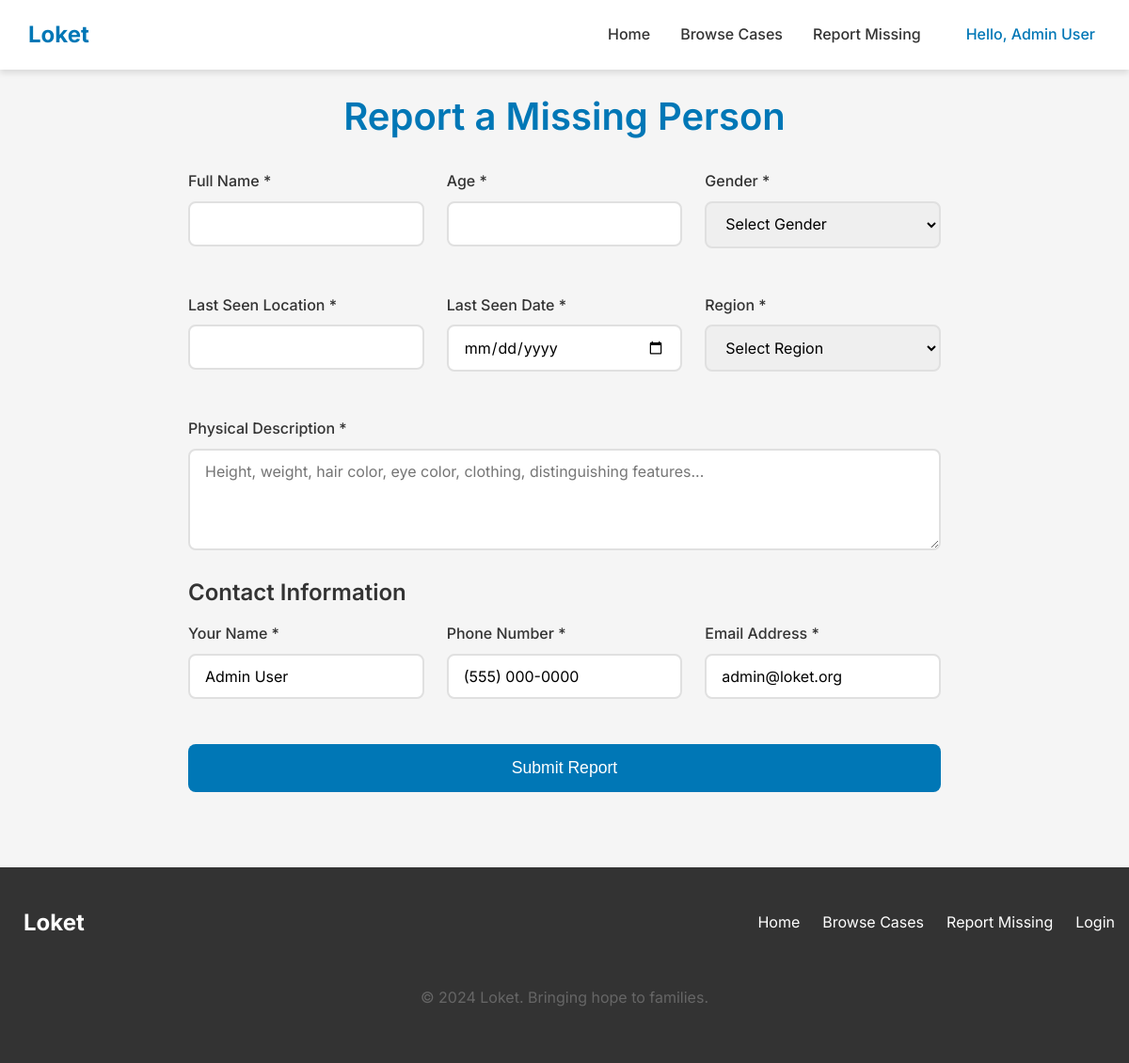
Page /report-missing (signed in) on the committed database.
### models.py (models this page shows, shortened)
class User(UserMixin, db.Model):
    id = db.Column(db.Integer, primary_key=True)
    name = db.Column(db.String(100), nullable=False)
    email = db.Column(db.String(100), unique=True, nullable=False)
    password_hash = db.Column(db.String(200), nullable=False)
    phone = db.Column(db.String(20), nullable=False)
    role = db.Column(db.String(20), default='user')
    date_joined = db.Column(db.DateTime, default=datetime.utcnow)
    missing_persons = db.relationship('MissingPerson', backref='reporter', lazy=True)

### app.py (the view, shortened to what this page needs)
@app.route('/report-missing', methods=['GET', 'POST'])
@login_required
def report_missing():
    return render_template('report.html')

### app.py (called while the page is built)
@login_manager.user_loader
def load_user(user_id):
    return User.query.get(int(user_id))

### templates/report.html (shortened to what this page needs)
{% extends "base.html" %}
{% block content %}
<section class="report-section">
    <div class="container">
        <h2>Report a Missing Person</h2>
        <form method="POST" class="report-form">
            <div class="form-grid">
                <div class="form-group">
                    <label for="name">Full Name *</label>
                    <input type="text" id="name" name="name" required>
                </div>
                <div class="form-group">
                    <label for="age">Age *</label>
                    <input type="number" id="age" name="age" required min="1" max="120">
                </div>
                <div class="form-group">
                    <label for="gender">Gender *</label>
                    <select id="gender" name="gender" required>
                        <option value="">Select Gender</option>
                    </select>
                </div>
                <div class="form-group">
                    <label for="last_seen">Last Seen Location *</label>
                    <input type="text" id="last_seen" name="last_seen" required>
                </div>
                <div class="form-group">
                    <label for="last_seen_date">Last Seen Date *</label>
                    <input type="date" id="last_seen_date" name="last_seen_date" required>
                </div>
                <div class="form-group">
                    <label for="region">Region *</label>
                    <select id="region" name="region" required>
                        <option value="">Select Region</option>
                    </select>
                </div>
            </div>
            <div class="form-group full-width">
                <label for="description">Physical Description *</label>
                <textarea id="description" name="description" rows="4" required placeholder="Height, weight, hair color, eye color, clothing, distinguishing features..."></textarea>
            </div>
            <h3>Contact Information</h3>
            <div class="form-grid">
                <div class="form-group">
                    <label for="contact_name">Your Name *</label>
                    <input type="text" id="contact_name" name="contact_name" required value="{{ current_user.name }}">
                </div>
                <div class="form-group">
                    <label for="contact_phone">Phone Number *</label>
                    <input type="tel" id="contact_phone" name="contact_phone" required value="{{ current_user.phone }}">
                </div>
                <div class="form-group">
                    <label for="contact_email">Email Address *</label>
                    <input type="email" id="contact_email" name="contact_email" required value="{{ current_user.email }}">
                </div>
            </div>
            <button type="submit" class="btn btn-primary btn-submit">Submit Report</button>
        </form>
    </div>
</section>
{% endblock %}

### templates/base.html (shortened to what this page needs)
<!DOCTYPE html>
<html lang="en">
<head>
    <link rel="stylesheet" href="{{ url_for('static', filename='css/style.css') }}">
    <link rel="stylesheet" href="https://cdnjs.cloudflare.com/ajax/libs/font-awesome/6.4.0/css/all.min.css">
</head>
<body>
    <nav class="navbar">
        <div class="nav-container">
            <div class="nav-logo">
                <a href="{{ url_for('index') }}">
                    <span>Loket</span>
                </a>
            </div>
            <div class="nav-menu" id="navMenu">
                <a href="{{ url_for('index') }}" class="nav-link">Home</a>
                <a href="{{ url_for('browse') }}" class="nav-link">Browse Cases</a>
                {% if current_user.is_authenticated %}
                <a href="{{ url_for('report_missing') }}" class="nav-link">Report Missing</a>
                {% endif %}
                <div class="user-controls">
                    {% if current_user.is_authenticated %}
                        <div class="user-menu">
                            <span class="user-greeting">Hello, {{ current_user.name }}</span>
                        </div>
                    {% else %}
                        <a href="{{ url_for('login') }}" class="btn-login">Login</a>
                        <a href="{{ url_for('register') }}" class="btn-register">Register</a>
                    {% endif %}
                </div>
            </div>
        </div>
    </nav>
    <main>
        {% block content %}{% endblock %}
    </main>
    <footer class="footer">
        <div class="container">
            <div class="footer-content">
                <div class="footer-logo">
                    <span>Loket</span>
                </div>
                <div class="footer-links">
                    <a href="{{ url_for('index') }}">Home</a>
                    <a href="{{ url_for('browse') }}">Browse Cases</a>
                    {% if current_user.is_authenticated %}
                    <a href="{{ url_for('report_missing') }}">Report Missing</a>
                    {% endif %}
                    <a href="{{ url_for('login') }}">Login</a>
                </div>
                <div class="footer-copyright">
                    <p>&copy; 2024 Loket. Bringing hope to families.</p>
                </div>
            </div>
        </div>
    </footer>
</body>
</html>

### static/css/style.css (style rules this page uses)
:root { --primary-color: #0077B6; --primary-light: #E6F2F9; --primary-dark: #005a8c; --secondary-color: #FFFFFF; --text-color: #333333; --light-gray: #F5F5F5; --medium-gray: #E0E0E0; --dark-gray: #666666; --success-color: #28A745; --error-color: #DC3545; --warning-color: #FFC107; --shadow: 0 4px 6px rgba(0, 0, 0, 0.1); --shadow-lg: 0 10px 25px rgba(0, 0, 0, 0.15); --transition: all 0.3s ease; --border-radius: 8px; }
* { margin: 0; padding: 0; box-sizing: border-box; }
body { font-family: 'Inter', sans-serif; line-height: 1.6; color: var(--text-color); background-color: var(--secondary-color); overflow-x: hidden; }
.container { width: 100%; max-width: 1200px; margin: 0 auto; padding: 0 20px; }
h1, h2, h3, h4, h5, h6 { font-weight: 600; line-height: 1.2; margin-bottom: 1rem; }
h2 { font-size: 2.5rem; text-align: center; margin-bottom: 2rem; color: var(--primary-color); }
h3 { font-size: 1.5rem; }
p { margin-bottom: 1rem; color: var(--dark-gray); }
.btn { display: inline-block; padding: 12px 24px; border: none; border-radius: var(--border-radius); font-weight: 500; text-decoration: none; text-align: center; cursor: pointer; transition: var(--transition); font-size: 1rem; }
.btn-primary { background-color: var(--primary-color); color: white; }
.navbar { background-color: var(--secondary-color); box-shadow: var(--shadow); position: fixed; width: 100%; top: 0; z-index: 1000; backdrop-filter: blur(10px); background-color: rgba(255, 255, 255, 0.95); }
.nav-container { display: flex; justify-content: space-between; align-items: center; padding: 1rem 20px; max-width: 1200px; margin: 0 auto; }
.nav-logo { display: flex; align-items: center; font-size: 1.5rem; font-weight: 700; color: var(--primary-color); }
.nav-logo a { text-decoration: none; color: inherit; display: flex; align-items: center; gap: 10px; }
.nav-menu { display: flex; align-items: center; gap: 2rem; }
.nav-link { text-decoration: none; color: var(--text-color); font-weight: 500; transition: var(--transition); padding: 0.5rem 0; position: relative; }
.nav-link::after { content: ''; position: absolute; bottom: 0; left: 0; width: 0; height: 2px; background-color: var(--primary-color); transition: var(--transition); }
.report-section, .volunteer-section, .contact-section, .auth-section { padding: 100px 0 80px; }
.report-section { background-color: var(--light-gray); }
.report-form, .volunteer-form, .contact-form form { max-width: 800px; margin: 0 auto; }
.form-grid { display: grid; grid-template-columns: repeat(auto-fit, minmax(250px, 1fr)); gap: 1.5rem; margin-bottom: 1.5rem; }
.form-group { margin-bottom: 1.5rem; }
.form-group.full-width { grid-column: 1 / -1; }
.form-group label { display: block; margin-bottom: 0.5rem; font-weight: 500; color: var(--text-color); }
.form-group input, .form-group select, .form-group textarea { width: 100%; padding: 12px 16px; border: 2px solid var(--medium-gray); border-radius: var(--border-radius); font-size: 1rem; transition: var(--transition); font-family: inherit; }
.form-group textarea { resize: vertical; min-height: 100px; }
.btn-submit { width: 100%; padding: 15px; font-size: 1.1rem; }
.user-controls { margin-left: auto; display: flex; align-items: center; gap: 1rem; }
.user-menu { position: relative; display: inline-block; }
.user-greeting { font-weight: 500; color: var(--primary-color); cursor: pointer; padding: 8px 16px; border-radius: var(--border-radius); transition: var(--transition); }
.footer { background-color: var(--text-color); color: white; padding: 40px 0; }
.footer-content { display: flex; justify-content: space-between; align-items: center; flex-wrap: wrap; gap: 2rem; }
.footer-logo { display: flex; align-items: center; font-size: 1.5rem; font-weight: 700; }
.footer-links { display: flex; gap: 1.5rem; flex-wrap: wrap; }
.footer-links a { color: white; text-decoration: none; transition: var(--transition); }
.footer-copyright { text-align: center; width: 100%; margin-top: 1rem; }
@media (max-width: 1200px) { .container { padding: 0 15px; } }

### rows in the picture
User: name "Admin User", contact_name "Admin User", contact_phone "(555) 000-0000", contact_email "admin@loket.org"
